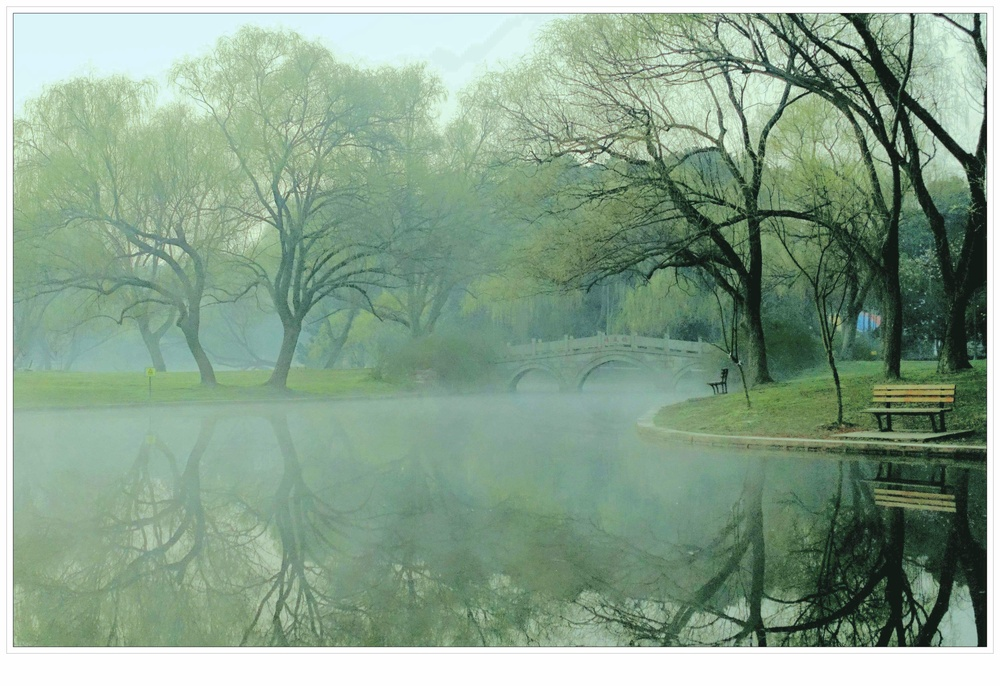
#> input picture images/showover3.jpg, 1000 x 686 px, shrunk from 5000 x 3431 before the run
$ python ImageEnhancement.py   (older library calls are emulated)
#> lines starting #> are read from the running program, lines starting #| are printed output that depends on the picture
# -*-  coding: utf-8 -*-
from PIL import Image
from numpy import *
from pylab import *
from matplotlib import pyplot
# from scipy.misc import *
from scipy.misc import lena, toimage


# 定义直方图均衡化函数，这里传入的参数是灰度图像的数组和累积分布函数值
def histImageArr(im_arr, cdf):
    cdf_min = cdf[0]
    im_w = len(im_arr[0])
    im_h = len(im_arr)
    im_num = im_w * im_h
    color_list = []
    i = 0

    # 通过累积分布函数计算灰度转换值
    while i < 256:
        if i > len(cdf) - 1:
            color_list.append(color_list[i - 1])
            break
        tmp_v = (cdf[i] - cdf_min) * 255 / (im_num - cdf_min)
        color_list.append(tmp_v)
        i += 1

    # 产生均衡化后的图像数据
    arr_im_hist = []
    for itemL in im_arr:
        tmp_line = []
        for item_p in itemL:
            tmp_line.append(color_list[item_p])
        arr_im_hist.append(tmp_line)

    return arr_im_hist


# 封装一下图像处理的函数,cdf是累积分布函数数值
def beautyImage(im_arr):
    imhist, bins = histogram(im_arr.flatten(), range(256))
    cdf = imhist.cumsum()

    return histImageArr(im_arr, cdf)


im_source = Image.open('images/showover3.jpg')
#> im_source is the input picture: PIL image 1000x686 RGB; mean R, G, B 136.1, 161.6, 140.1

if True:
    im_source.show()

if True:
    # 灰度图像的转换
    im_gray = im_source.convert('L')
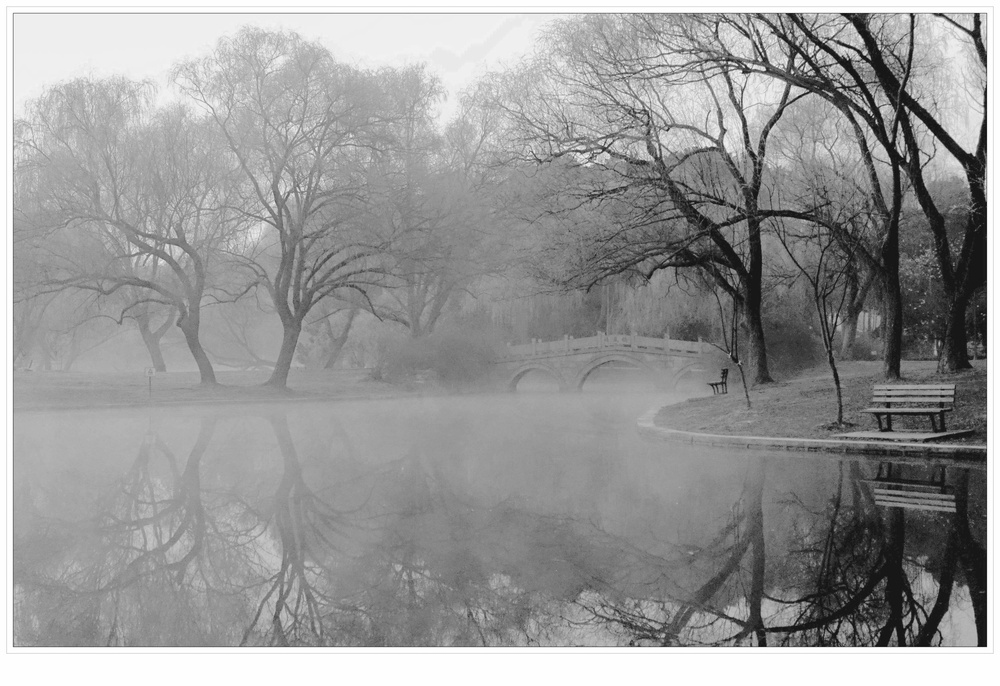
#> im_gray: PIL image 1000x686 L; min 8, max 255, mean 151.5
    im_gray.show()

    arr_im_gray = array(im_gray)
    arr_im_gray_hist = beautyImage(arr_im_gray)
#> in beautyImage, `imhist, bins = histogram(im_arr.flatten(), range(256))`: imhist = 255 values, max 53871 at index 254, min 0 at index 0, mean 2690.2; bins = 256 values from 0 to 255
#> in beautyImage, `cdf = imhist.cumsum()`: cdf = 255 values from 0 to 686000
#> in histImageArr, `cdf_min = cdf[0]`: cdf_min = 0
#> in histImageArr, `im_w = len(im_arr[0])`: im_w = 1000
#> in histImageArr, `im_h = len(im_arr)`: im_h = 686
#> in histImageArr, `im_num = im_w * im_h`: im_num = 686000
#> the loop in histImageArr, `while i < 256:` made 256 passes
#> tmp_v on passes 1 to 3: 0, 0, 0
#> after the loop in histImageArr, `while i < 256:`: color_list = 256 values from 0 to 255; i = 255
#> after the loop in histImageArr, `for itemL in im_arr:`: arr_im_hist = 686 items
#> arr_im_gray_hist = 686 items
    figure()
    im_conver = toimage(arr_im_gray_hist, 255, 0, None, None, None, 'L')
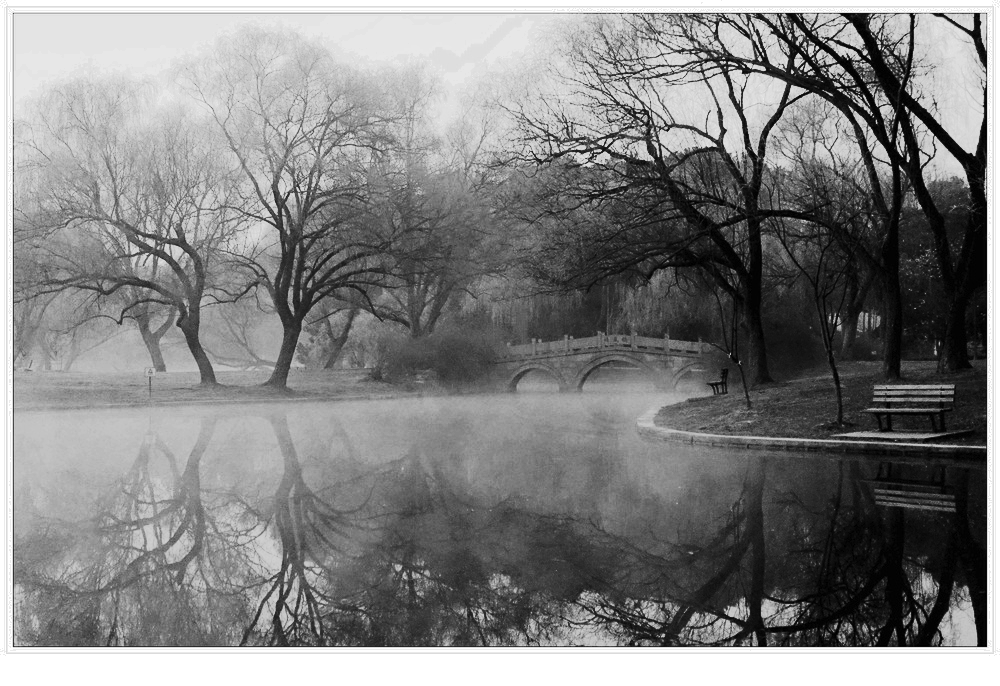
#> im_conver: PIL image 1000x686 L; min 0, max 255, mean 129.1
    im_conver.show()

# 这一部分是对彩图的直方图均衡化例子
arr_im_rgb = array(im_source)
arr_im_rcolor = []
arr_im_gcolor = []
arr_im_bcolor = []
i = 0
# 分离三原色通道
for itemL in arr_im_rgb:
    arr_im_gcolor.append([])
    arr_im_rcolor.append([])
    arr_im_bcolor.append([])
    for itemC in itemL:
        arr_im_rcolor[i].append(itemC[0])
        arr_im_gcolor[i].append(itemC[1])
        arr_im_bcolor[i].append(itemC[2])
    i = 1 + i
#> after the loop, arr_im_bcolor = 686 items; arr_im_gcolor = 686 items; arr_im_rcolor = 686 items; i = 686

if False:
    # 通过灰度图像的累积分布函数来进行处理
    im_gray = im_source.convert('L')
    arr_im_gray = array(im_gray)
    imhist, bins = histogram(arr_im_gray.flatten(), range(256))
    cdf = imhist.cumsum()

    arr_im_rcolor_hist = histImageArr(arr_im_rcolor, cdf)
    arr_im_gcolor_hist = histImageArr(arr_im_gcolor, cdf)
    arr_im_bcolor_hist = histImageArr(arr_im_bcolor, cdf)

if True:
    # 三个通道通过各自的分布函数来处理
    arr_im_rcolor_hist = beautyImage(array(arr_im_rcolor))
#> the loop in histImageArr (call 2), `while i < 256:` made 256 passes
#> tmp_v on passes 1 to 3: 0, 0.00149, 0.00446
#> arr_im_rcolor_hist = 686 items
    arr_im_gcolor_hist = beautyImage(array(arr_im_gcolor))
#> arr_im_gcolor_hist = 686 items
    arr_im_bcolor_hist = beautyImage(array(arr_im_bcolor))
#> arr_im_bcolor_hist = 686 items

# 合并三个通道颜色到图片
i = 0
arr_im_hist = []
while i < len(arr_im_rcolor_hist):
    ii = 0
    tmp_line = []
    while ii < len(arr_im_rcolor_hist[i]):
        tmp_point = [arr_im_rcolor_hist[i][ii], arr_im_gcolor_hist[i][ii], arr_im_bcolor_hist[i][ii]]
        tmp_line.append(tmp_point)
        ii += 1
    arr_im_hist.append(tmp_line)
    i += 1
#> after the loop, arr_im_hist = 686 items; i = 686

figure()
im_beauty = toimage(array(arr_im_hist), 255)
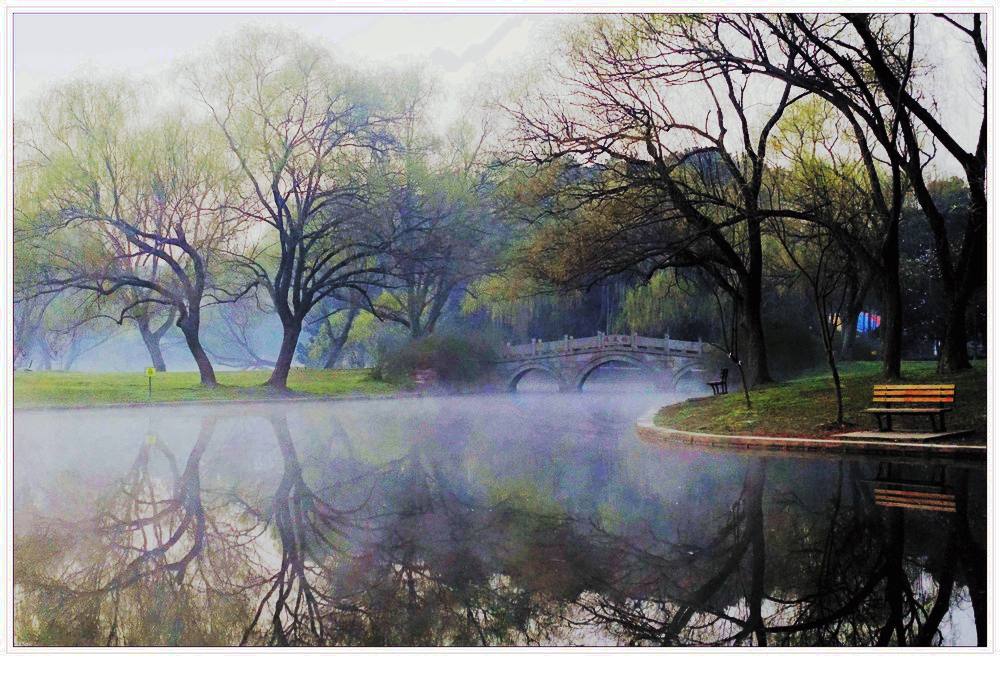
#> im_beauty: PIL image 1000x686 RGB; mean R, G, B 129, 129.1, 129.1
im_beauty.show()
